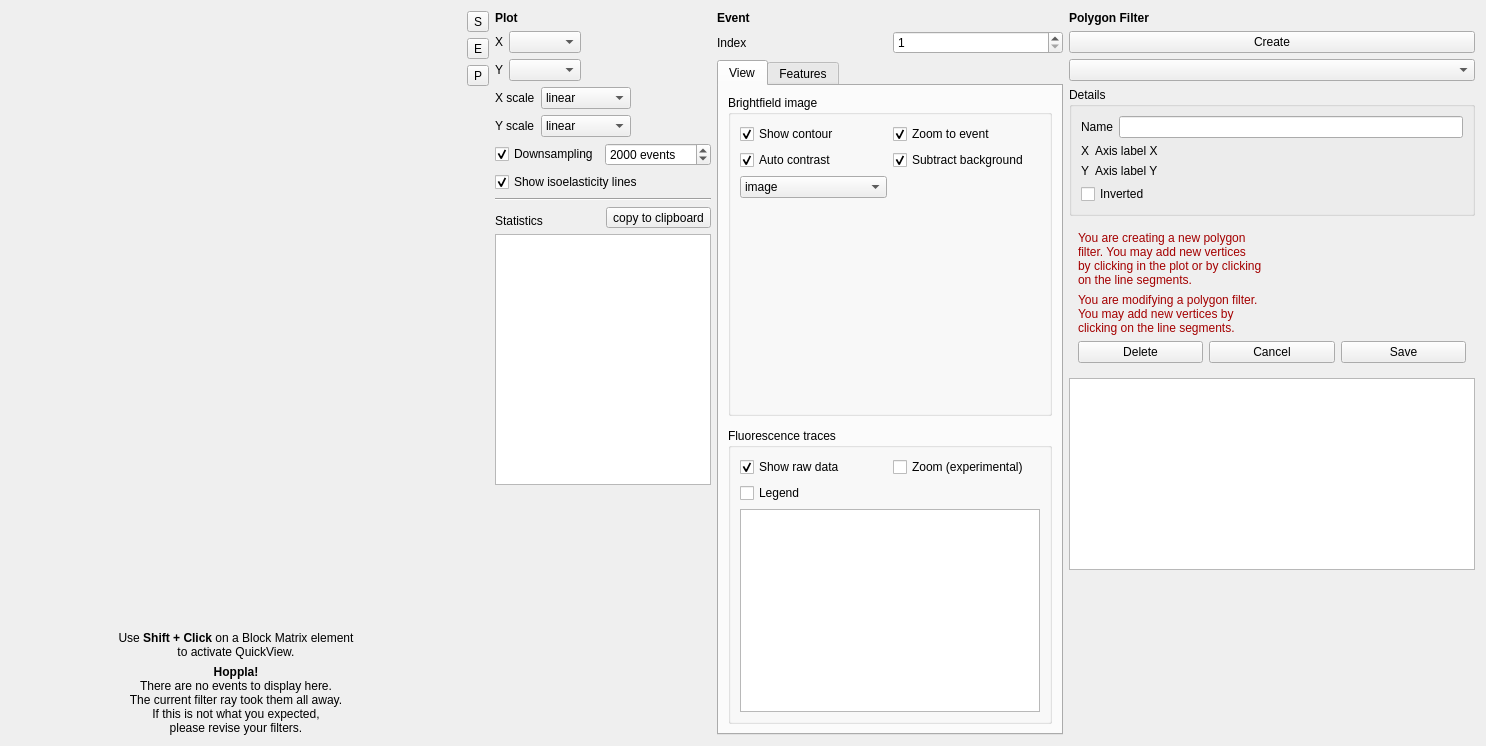
<?xml version="1.0" encoding="UTF-8"?>
<ui version="4.0">
 <class>quick_view</class>
 <widget class="QWidget" name="quick_view">
  <property name="geometry">
   <rect>
    <x>0</x>
    <y>0</y>
    <width>1486</width>
    <height>746</height>
   </rect>
  </property>
  <property name="windowTitle">
   <string>Form</string>
  </property>
  <property name="windowIcon">
   <iconset theme="office-chart-scatter">
    <normaloff>../../../shapeout2/gui/quick_view</normaloff>../../../shapeout2/gui/quick_view</iconset>
  </property>
  <layout class="QHBoxLayout" name="horizontalLayout">
   <item>
    <layout class="QVBoxLayout" name="verticalLayout_14">
     <property name="leftMargin">
      <number>0</number>
     </property>
     <item>
      <widget class="QuickViewScatterWidget" name="widget_scatter" native="true">
       <property name="sizePolicy">
        <sizepolicy hsizetype="Expanding" vsizetype="Expanding">
         <horstretch>0</horstretch>
         <verstretch>0</verstretch>
        </sizepolicy>
       </property>
       <property name="minimumSize">
        <size>
         <width>400</width>
         <height>300</height>
        </size>
       </property>
      </widget>
     </item>
     <item>
      <widget class="QLabel" name="label_howto">
       <property name="minimumSize">
        <size>
         <width>450</width>
         <height>0</height>
        </size>
       </property>
       <property name="maximumSize">
        <size>
         <width>16777215</width>
         <height>50</height>
        </size>
       </property>
       <property name="text">
        <string>&lt;html&gt;&lt;head/&gt;&lt;body&gt;&lt;p align=&quot;center&quot;&gt;Use &lt;span style=&quot; font-weight:600;&quot;&gt;Shift + Click&lt;/span&gt; on a Block Matrix element&lt;br/&gt;to activate QuickView.&lt;/p&gt;&lt;/body&gt;&lt;/html&gt;</string>
       </property>
      </widget>
     </item>
     <item>
      <widget class="QLabel" name="label_noevents">
       <property name="sizePolicy">
        <sizepolicy hsizetype="Preferred" vsizetype="Preferred">
         <horstretch>0</horstretch>
         <verstretch>0</verstretch>
        </sizepolicy>
       </property>
       <property name="minimumSize">
        <size>
         <width>450</width>
         <height>0</height>
        </size>
       </property>
       <property name="text">
        <string>&lt;html&gt;&lt;head/&gt;&lt;body&gt;&lt;p align=&quot;center&quot;&gt;&lt;span style=&quot; font-weight:600;&quot;&gt;Hoppla!&lt;br/&gt;&lt;/span&gt;There are no events to display here.&lt;br/&gt;The current filter ray took them all away.&lt;br/&gt;If this is not what you expected,&lt;br/&gt;please revise your filters.&lt;/p&gt;&lt;/body&gt;&lt;/html&gt;</string>
       </property>
      </widget>
     </item>
    </layout>
   </item>
   <item>
    <widget class="QWidget" name="widget_tool" native="true">
     <layout class="QVBoxLayout" name="verticalLayout_3">
      <property name="leftMargin">
       <number>0</number>
      </property>
      <property name="topMargin">
       <number>0</number>
      </property>
      <property name="rightMargin">
       <number>0</number>
      </property>
      <property name="bottomMargin">
       <number>0</number>
      </property>
      <item>
       <widget class="QToolButton" name="toolButton_settings">
        <property name="toolTip">
         <string>Plot</string>
        </property>
        <property name="text">
         <string>S</string>
        </property>
        <property name="icon">
         <iconset theme="gtk-preferences">
          <normaloff>../../../shapeout2/gui/quick_view</normaloff>../../../shapeout2/gui/quick_view</iconset>
        </property>
        <property name="iconSize">
         <size>
          <width>16</width>
          <height>16</height>
         </size>
        </property>
        <property name="checkable">
         <bool>true</bool>
        </property>
        <property name="checked">
         <bool>false</bool>
        </property>
       </widget>
      </item>
      <item>
       <widget class="QToolButton" name="toolButton_event">
        <property name="toolTip">
         <string>Event</string>
        </property>
        <property name="text">
         <string>E</string>
        </property>
        <property name="icon">
         <iconset theme="visibility">
          <normaloff>../../../shapeout2/gui/quick_view</normaloff>../../../shapeout2/gui/quick_view</iconset>
        </property>
        <property name="iconSize">
         <size>
          <width>16</width>
          <height>16</height>
         </size>
        </property>
        <property name="checkable">
         <bool>true</bool>
        </property>
       </widget>
      </item>
      <item>
       <widget class="QToolButton" name="toolButton_poly">
        <property name="text">
         <string>P</string>
        </property>
        <property name="icon">
         <iconset theme="path-mode-polyline">
          <normaloff>../../../shapeout2/gui/quick_view</normaloff>../../../shapeout2/gui/quick_view</iconset>
        </property>
        <property name="checkable">
         <bool>true</bool>
        </property>
       </widget>
      </item>
      <item>
       <spacer name="verticalSpacer_2">
        <property name="orientation">
         <enum>Qt::Vertical</enum>
        </property>
        <property name="sizeHint" stdset="0">
         <size>
          <width>20</width>
          <height>586</height>
         </size>
        </property>
       </spacer>
      </item>
     </layout>
    </widget>
   </item>
   <item>
    <widget class="QWidget" name="widget_settings" native="true">
     <property name="sizePolicy">
      <sizepolicy hsizetype="Fixed" vsizetype="Preferred">
       <horstretch>0</horstretch>
       <verstretch>0</verstretch>
      </sizepolicy>
     </property>
     <layout class="QVBoxLayout" name="verticalLayout_4">
      <property name="leftMargin">
       <number>0</number>
      </property>
      <property name="topMargin">
       <number>0</number>
      </property>
      <property name="rightMargin">
       <number>0</number>
      </property>
      <property name="bottomMargin">
       <number>0</number>
      </property>
      <item>
       <widget class="QLabel" name="label_7">
        <property name="text">
         <string>&lt;html&gt;&lt;head/&gt;&lt;body&gt;&lt;p&gt;&lt;span style=&quot; font-weight:600;&quot;&gt;Plot&lt;/span&gt;&lt;/p&gt;&lt;/body&gt;&lt;/html&gt;</string>
        </property>
       </widget>
      </item>
      <item>
       <layout class="QGridLayout" name="gridLayout">
        <item row="0" column="2">
         <widget class="QWidget" name="widget_xrange" native="true">
          <property name="sizePolicy">
           <sizepolicy hsizetype="Expanding" vsizetype="Preferred">
            <horstretch>0</horstretch>
            <verstretch>0</verstretch>
           </sizepolicy>
          </property>
         </widget>
        </item>
        <item row="0" column="0">
         <widget class="QLabel" name="label">
          <property name="text">
           <string>X</string>
          </property>
         </widget>
        </item>
        <item row="0" column="1">
         <widget class="QComboBox" name="comboBox_x"/>
        </item>
        <item row="1" column="0">
         <widget class="QLabel" name="label_2">
          <property name="text">
           <string>Y</string>
          </property>
         </widget>
        </item>
        <item row="1" column="1">
         <widget class="QComboBox" name="comboBox_y"/>
        </item>
        <item row="1" column="2">
         <widget class="QWidget" name="widget_yrange" native="true">
          <property name="sizePolicy">
           <sizepolicy hsizetype="Expanding" vsizetype="Preferred">
            <horstretch>0</horstretch>
            <verstretch>0</verstretch>
           </sizepolicy>
          </property>
         </widget>
        </item>
       </layout>
      </item>
      <item>
       <layout class="QGridLayout" name="gridLayout_2">
        <item row="1" column="1">
         <widget class="QComboBox" name="comboBox_yscale">
          <item>
           <property name="text">
            <string>linear</string>
           </property>
          </item>
          <item>
           <property name="text">
            <string>logarithmic</string>
           </property>
          </item>
         </widget>
        </item>
        <item row="0" column="0">
         <widget class="QLabel" name="label_3">
          <property name="text">
           <string>X scale</string>
          </property>
         </widget>
        </item>
        <item row="1" column="0">
         <widget class="QLabel" name="label_4">
          <property name="text">
           <string>Y scale</string>
          </property>
         </widget>
        </item>
        <item row="0" column="1">
         <widget class="QComboBox" name="comboBox_xscale">
          <item>
           <property name="text">
            <string>linear</string>
           </property>
          </item>
          <item>
           <property name="text">
            <string>logarithmic</string>
           </property>
          </item>
         </widget>
        </item>
        <item row="0" column="2">
         <spacer name="horizontalSpacer">
          <property name="orientation">
           <enum>Qt::Horizontal</enum>
          </property>
          <property name="sizeHint" stdset="0">
           <size>
            <width>0</width>
            <height>20</height>
           </size>
          </property>
         </spacer>
        </item>
       </layout>
      </item>
      <item>
       <layout class="QHBoxLayout" name="horizontalLayout_2">
        <item>
         <widget class="QCheckBox" name="checkBox_downsample">
          <property name="text">
           <string>Downsampling</string>
          </property>
          <property name="checked">
           <bool>true</bool>
          </property>
         </widget>
        </item>
        <item>
         <widget class="QSpinBox" name="spinBox_downsample">
          <property name="suffix">
           <string> events</string>
          </property>
          <property name="minimum">
           <number>10</number>
          </property>
          <property name="maximum">
           <number>999999999</number>
          </property>
          <property name="singleStep">
           <number>100</number>
          </property>
          <property name="value">
           <number>2000</number>
          </property>
         </widget>
        </item>
       </layout>
      </item>
      <item>
       <widget class="QCheckBox" name="checkBox_isoelastics">
        <property name="text">
         <string>Show isoelasticity lines</string>
        </property>
        <property name="checked">
         <bool>true</bool>
        </property>
       </widget>
      </item>
      <item>
       <widget class="Line" name="line">
        <property name="orientation">
         <enum>Qt::Horizontal</enum>
        </property>
       </widget>
      </item>
      <item>
       <layout class="QHBoxLayout" name="horizontalLayout_6">
        <property name="topMargin">
         <number>0</number>
        </property>
        <item>
         <widget class="QLabel" name="label_5">
          <property name="text">
           <string>Statistics</string>
          </property>
          <property name="alignment">
           <set>Qt::AlignBottom|Qt::AlignLeading|Qt::AlignLeft</set>
          </property>
         </widget>
        </item>
        <item>
         <widget class="QToolButton" name="toolButton_stats2clipboard">
          <property name="text">
           <string>copy to clipboard</string>
          </property>
         </widget>
        </item>
       </layout>
      </item>
      <item>
       <widget class="KeyValueTableWidget" name="tableWidget_stat">
        <property name="sizeAdjustPolicy">
         <enum>QAbstractScrollArea::AdjustToContentsOnFirstShow</enum>
        </property>
       </widget>
      </item>
      <item>
       <spacer name="verticalSpacer">
        <property name="orientation">
         <enum>Qt::Vertical</enum>
        </property>
        <property name="sizeHint" stdset="0">
         <size>
          <width>20</width>
          <height>0</height>
         </size>
        </property>
       </spacer>
      </item>
     </layout>
    </widget>
   </item>
   <item>
    <widget class="QWidget" name="widget_event" native="true">
     <property name="sizePolicy">
      <sizepolicy hsizetype="Fixed" vsizetype="Preferred">
       <horstretch>0</horstretch>
       <verstretch>0</verstretch>
      </sizepolicy>
     </property>
     <layout class="QVBoxLayout" name="verticalLayout_5">
      <property name="leftMargin">
       <number>0</number>
      </property>
      <property name="topMargin">
       <number>0</number>
      </property>
      <property name="rightMargin">
       <number>0</number>
      </property>
      <property name="bottomMargin">
       <number>0</number>
      </property>
      <item>
       <widget class="QLabel" name="label_8">
        <property name="text">
         <string>&lt;b&gt;Event&lt;/b&gt;</string>
        </property>
       </widget>
      </item>
      <item>
       <layout class="QHBoxLayout" name="horizontalLayout_3">
        <item>
         <widget class="QLabel" name="label_6">
          <property name="text">
           <string>Index</string>
          </property>
         </widget>
        </item>
        <item>
         <widget class="QSpinBox" name="spinBox_event">
          <property name="minimum">
           <number>1</number>
          </property>
          <property name="maximum">
           <number>99999999</number>
          </property>
         </widget>
        </item>
       </layout>
      </item>
      <item>
       <widget class="QTabWidget" name="tabWidget_event">
        <property name="currentIndex">
         <number>0</number>
        </property>
        <widget class="QWidget" name="tab_view">
         <attribute name="title">
          <string>View</string>
         </attribute>
         <layout class="QVBoxLayout" name="verticalLayout_8">
          <property name="spacing">
           <number>12</number>
          </property>
          <property name="leftMargin">
           <number>9</number>
          </property>
          <property name="topMargin">
           <number>9</number>
          </property>
          <property name="rightMargin">
           <number>9</number>
          </property>
          <property name="bottomMargin">
           <number>9</number>
          </property>
          <item>
           <widget class="QGroupBox" name="groupBox_image">
            <property name="styleSheet">
             <string notr="true"/>
            </property>
            <property name="title">
             <string>Brightfield image</string>
            </property>
            <property name="flat">
             <bool>true</bool>
            </property>
            <layout class="QVBoxLayout" name="verticalLayout">
             <property name="spacing">
              <number>0</number>
             </property>
             <property name="leftMargin">
              <number>0</number>
             </property>
             <property name="topMargin">
              <number>0</number>
             </property>
             <property name="rightMargin">
              <number>0</number>
             </property>
             <property name="bottomMargin">
              <number>0</number>
             </property>
             <item>
              <widget class="QWidget" name="widget_2" native="true">
               <property name="styleSheet">
                <string notr="true"/>
               </property>
               <layout class="QVBoxLayout" name="verticalLayout_7">
                <item>
                 <layout class="QGridLayout" name="gridLayout_3">
                  <property name="topMargin">
                   <number>0</number>
                  </property>
                  <item row="0" column="1">
                   <widget class="QCheckBox" name="checkBox_image_zoom">
                    <property name="text">
                     <string>Zoom to event</string>
                    </property>
                    <property name="checked">
                     <bool>true</bool>
                    </property>
                   </widget>
                  </item>
                  <item row="0" column="0">
                   <widget class="QCheckBox" name="checkBox_image_contour">
                    <property name="text">
                     <string>Show contour</string>
                    </property>
                    <property name="checked">
                     <bool>true</bool>
                    </property>
                   </widget>
                  </item>
                  <item row="1" column="0">
                   <widget class="QCheckBox" name="checkBox_image_contrast">
                    <property name="text">
                     <string>Auto contrast</string>
                    </property>
                    <property name="checked">
                     <bool>true</bool>
                    </property>
                   </widget>
                  </item>
                  <item row="1" column="1">
                   <widget class="QCheckBox" name="checkBox_image_background">
                    <property name="text">
                     <string>Subtract background</string>
                    </property>
                    <property name="checked">
                     <bool>true</bool>
                    </property>
                   </widget>
                  </item>
                  <item row="2" column="0">
                   <widget class="QComboBox" name="comboBox_layer_selection">
                    <item>
                     <property name="text">
                      <string>image</string>
                     </property>
                    </item>
                   </widget>
                  </item>
                 </layout>
                </item>
                <item>
                 <widget class="SimpleImageView" name="imageView_image">
                  <property name="minimumSize">
                   <size>
                    <width>300</width>
                    <height>200</height>
                   </size>
                  </property>
                  <property name="styleSheet">
                   <string notr="true">background-color:transparent</string>
                  </property>
                 </widget>
                </item>
               </layout>
              </widget>
             </item>
            </layout>
           </widget>
          </item>
          <item>
           <widget class="QGroupBox" name="groupBox_trace">
            <property name="styleSheet">
             <string notr="true"/>
            </property>
            <property name="title">
             <string>Fluorescence traces</string>
            </property>
            <property name="flat">
             <bool>true</bool>
            </property>
            <layout class="QVBoxLayout" name="verticalLayout_2">
             <property name="spacing">
              <number>0</number>
             </property>
             <property name="leftMargin">
              <number>0</number>
             </property>
             <property name="topMargin">
              <number>0</number>
             </property>
             <property name="rightMargin">
              <number>0</number>
             </property>
             <property name="bottomMargin">
              <number>0</number>
             </property>
             <item>
              <widget class="QWidget" name="widget" native="true">
               <property name="styleSheet">
                <string notr="true"/>
               </property>
               <layout class="QVBoxLayout" name="verticalLayout_6">
                <property name="spacing">
                 <number>6</number>
                </property>
                <property name="leftMargin">
                 <number>9</number>
                </property>
                <property name="topMargin">
                 <number>9</number>
                </property>
                <property name="rightMargin">
                 <number>9</number>
                </property>
                <property name="bottomMargin">
                 <number>9</number>
                </property>
                <item>
                 <layout class="QGridLayout" name="gridLayout_4">
                  <property name="topMargin">
                   <number>0</number>
                  </property>
                  <item row="0" column="1">
                   <widget class="QCheckBox" name="checkBox_trace_zoom">
                    <property name="text">
                     <string>Zoom (experimental)</string>
                    </property>
                    <property name="checked">
                     <bool>false</bool>
                    </property>
                   </widget>
                  </item>
                  <item row="0" column="0">
                   <widget class="QCheckBox" name="checkBox_trace_raw">
                    <property name="text">
                     <string>Show raw data</string>
                    </property>
                    <property name="checked">
                     <bool>true</bool>
                    </property>
                   </widget>
                  </item>
                  <item row="1" column="0">
                   <widget class="QCheckBox" name="checkBox_trace_legend">
                    <property name="text">
                     <string>Legend</string>
                    </property>
                   </widget>
                  </item>
                 </layout>
                </item>
                <item>
                 <widget class="SimplePlotWidget" name="graphicsView_trace">
                  <property name="minimumSize">
                   <size>
                    <width>0</width>
                    <height>200</height>
                   </size>
                  </property>
                 </widget>
                </item>
               </layout>
              </widget>
             </item>
            </layout>
           </widget>
          </item>
         </layout>
        </widget>
        <widget class="QWidget" name="tab_features">
         <attribute name="title">
          <string>Features</string>
         </attribute>
         <layout class="QVBoxLayout" name="verticalLayout_10">
          <property name="leftMargin">
           <number>9</number>
          </property>
          <property name="topMargin">
           <number>9</number>
          </property>
          <property name="rightMargin">
           <number>9</number>
          </property>
          <property name="bottomMargin">
           <number>9</number>
          </property>
          <item>
           <widget class="KeyValueTableWidget" name="tableWidget_feats"/>
          </item>
         </layout>
        </widget>
       </widget>
      </item>
     </layout>
    </widget>
   </item>
   <item>
    <widget class="QWidget" name="widget_poly" native="true">
     <layout class="QVBoxLayout" name="verticalLayout_11">
      <property name="leftMargin">
       <number>0</number>
      </property>
      <property name="topMargin">
       <number>0</number>
      </property>
      <property name="rightMargin">
       <number>0</number>
      </property>
      <property name="bottomMargin">
       <number>0</number>
      </property>
      <item>
       <widget class="QLabel" name="label_9">
        <property name="text">
         <string>&lt;b&gt;Polygon Filter&lt;/b&gt;</string>
        </property>
       </widget>
      </item>
      <item>
       <widget class="QPushButton" name="pushButton_poly_create">
        <property name="text">
         <string>Create</string>
        </property>
       </widget>
      </item>
      <item>
       <widget class="QComboBox" name="comboBox_poly"/>
      </item>
      <item>
       <widget class="QGroupBox" name="groupBox_poly">
        <property name="title">
         <string>Details</string>
        </property>
        <layout class="QVBoxLayout" name="verticalLayout_12">
         <item>
          <layout class="QHBoxLayout" name="horizontalLayout_4">
           <property name="topMargin">
            <number>0</number>
           </property>
           <item>
            <widget class="QLabel" name="label_12">
             <property name="text">
              <string>Name</string>
             </property>
            </widget>
           </item>
           <item>
            <widget class="QLineEdit" name="lineEdit_poly"/>
           </item>
          </layout>
         </item>
         <item>
          <layout class="QGridLayout" name="gridLayout_5">
           <property name="topMargin">
            <number>0</number>
           </property>
           <item row="1" column="0">
            <widget class="QLabel" name="label_11">
             <property name="text">
              <string>Y</string>
             </property>
            </widget>
           </item>
           <item row="0" column="0">
            <widget class="QLabel" name="label_10">
             <property name="text">
              <string>X</string>
             </property>
            </widget>
           </item>
           <item row="0" column="1">
            <widget class="QLabel" name="label_poly_x">
             <property name="sizePolicy">
              <sizepolicy hsizetype="Expanding" vsizetype="Preferred">
               <horstretch>0</horstretch>
               <verstretch>0</verstretch>
              </sizepolicy>
             </property>
             <property name="text">
              <string>Axis label X</string>
             </property>
            </widget>
           </item>
           <item row="1" column="1">
            <widget class="QLabel" name="label_poly_y">
             <property name="sizePolicy">
              <sizepolicy hsizetype="Expanding" vsizetype="Preferred">
               <horstretch>0</horstretch>
               <verstretch>0</verstretch>
              </sizepolicy>
             </property>
             <property name="text">
              <string>Axis label Y</string>
             </property>
            </widget>
           </item>
          </layout>
         </item>
         <item>
          <widget class="QCheckBox" name="checkBox_poly">
           <property name="text">
            <string>Inverted</string>
           </property>
          </widget>
         </item>
        </layout>
       </widget>
      </item>
      <item>
       <widget class="QWidget" name="widget_3" native="true">
        <layout class="QVBoxLayout" name="verticalLayout_13">
         <item>
          <widget class="QLabel" name="label_poly_create">
           <property name="text">
            <string>&lt;html&gt;&lt;head/&gt;&lt;body&gt;&lt;p&gt;&lt;span style=&quot; color:#a40000;&quot;&gt;You are creating a new polygon&lt;br/&gt;filter. You may add new vertices&lt;br/&gt;by clicking in the plot or by clicking&lt;br/&gt;on the line segments.&lt;/span&gt;&lt;/p&gt;&lt;/body&gt;&lt;/html&gt;</string>
           </property>
          </widget>
         </item>
         <item>
          <widget class="QLabel" name="label_poly_modify">
           <property name="text">
            <string>&lt;html&gt;&lt;head/&gt;&lt;body&gt;&lt;p&gt;&lt;span style=&quot; color:#a40000;&quot;&gt;You are modifying a polygon filter.&lt;br/&gt;You may add new vertices by&lt;br/&gt;clicking on the line segments.&lt;/span&gt;&lt;/p&gt;&lt;/body&gt;&lt;/html&gt;</string>
           </property>
          </widget>
         </item>
         <item>
          <layout class="QHBoxLayout" name="horizontalLayout_5">
           <property name="topMargin">
            <number>0</number>
           </property>
           <item>
            <widget class="QPushButton" name="pushButton_poly_delete">
             <property name="text">
              <string>Delete</string>
             </property>
            </widget>
           </item>
           <item>
            <widget class="QPushButton" name="pushButton_poly_cancel">
             <property name="text">
              <string>Cancel</string>
             </property>
            </widget>
           </item>
           <item>
            <widget class="QPushButton" name="pushButton_poly_save">
             <property name="text">
              <string>Save</string>
             </property>
            </widget>
           </item>
          </layout>
         </item>
        </layout>
       </widget>
      </item>
      <item>
       <widget class="SimpleImageView" name="imageView_image_poly">
        <property name="sizePolicy">
         <sizepolicy hsizetype="Minimum" vsizetype="Minimum">
          <horstretch>0</horstretch>
          <verstretch>0</verstretch>
         </sizepolicy>
        </property>
        <property name="styleSheet">
         <string notr="true">opacity: 0</string>
        </property>
       </widget>
      </item>
      <item>
       <spacer name="verticalSpacer_3">
        <property name="orientation">
         <enum>Qt::Vertical</enum>
        </property>
        <property name="sizeHint" stdset="0">
         <size>
          <width>20</width>
          <height>0</height>
         </size>
        </property>
       </spacer>
      </item>
     </layout>
    </widget>
   </item>
  </layout>
 </widget>
 <customwidgets>
  <customwidget>
   <class>SimplePlotWidget</class>
   <extends>QGraphicsView</extends>
   <header>shapeout2.gui.widgets</header>
  </customwidget>
  <customwidget>
   <class>SimpleImageView</class>
   <extends>QGraphicsView</extends>
   <header>shapeout2.gui.widgets</header>
  </customwidget>
  <customwidget>
   <class>QuickViewScatterWidget</class>
   <extends>QWidget</extends>
   <header>shapeout2.gui.quick_view.qv_scatter</header>
   <container>1</container>
  </customwidget>
  <customwidget>
   <class>KeyValueTableWidget</class>
   <extends>QTableWidget</extends>
   <header>shapeout2.gui.widgets</header>
  </customwidget>
 </customwidgets>
 <resources/>
 <connections/>
</ui>
